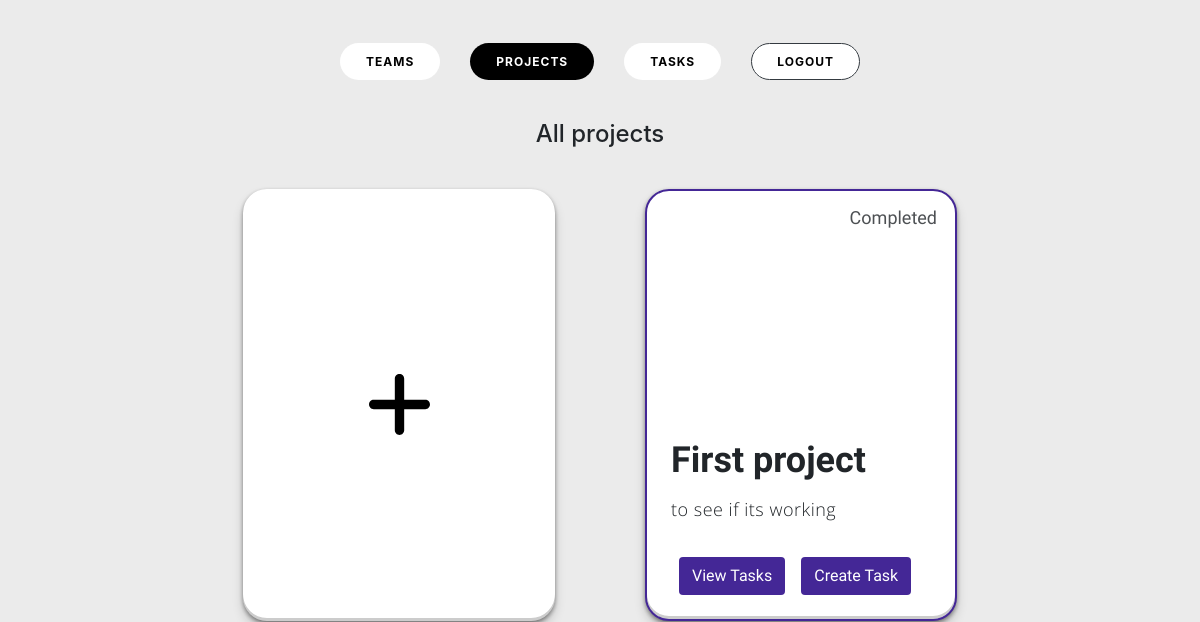
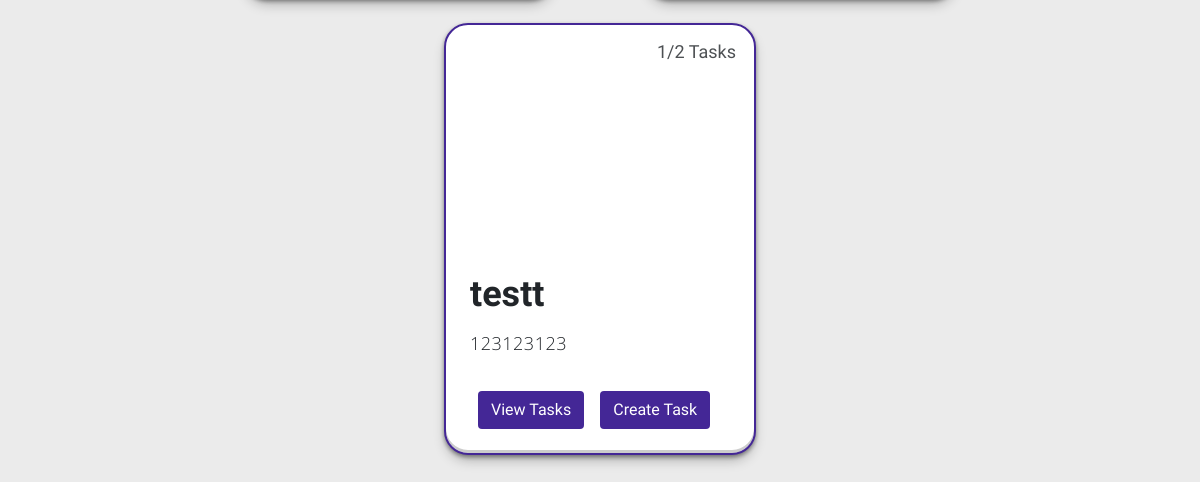
Page / (signed in) on the earlier database version (2 pictures, top to bottom).
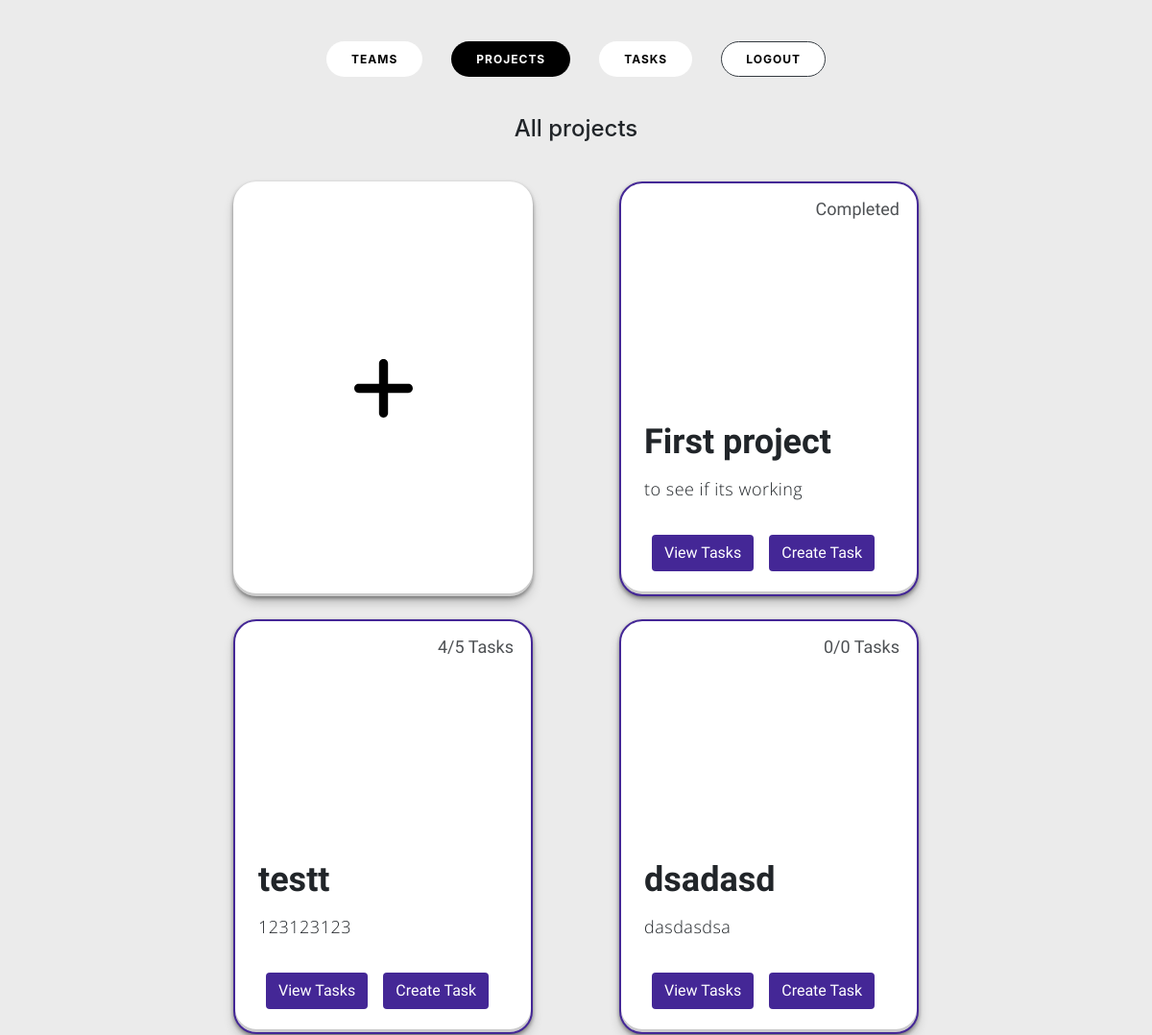
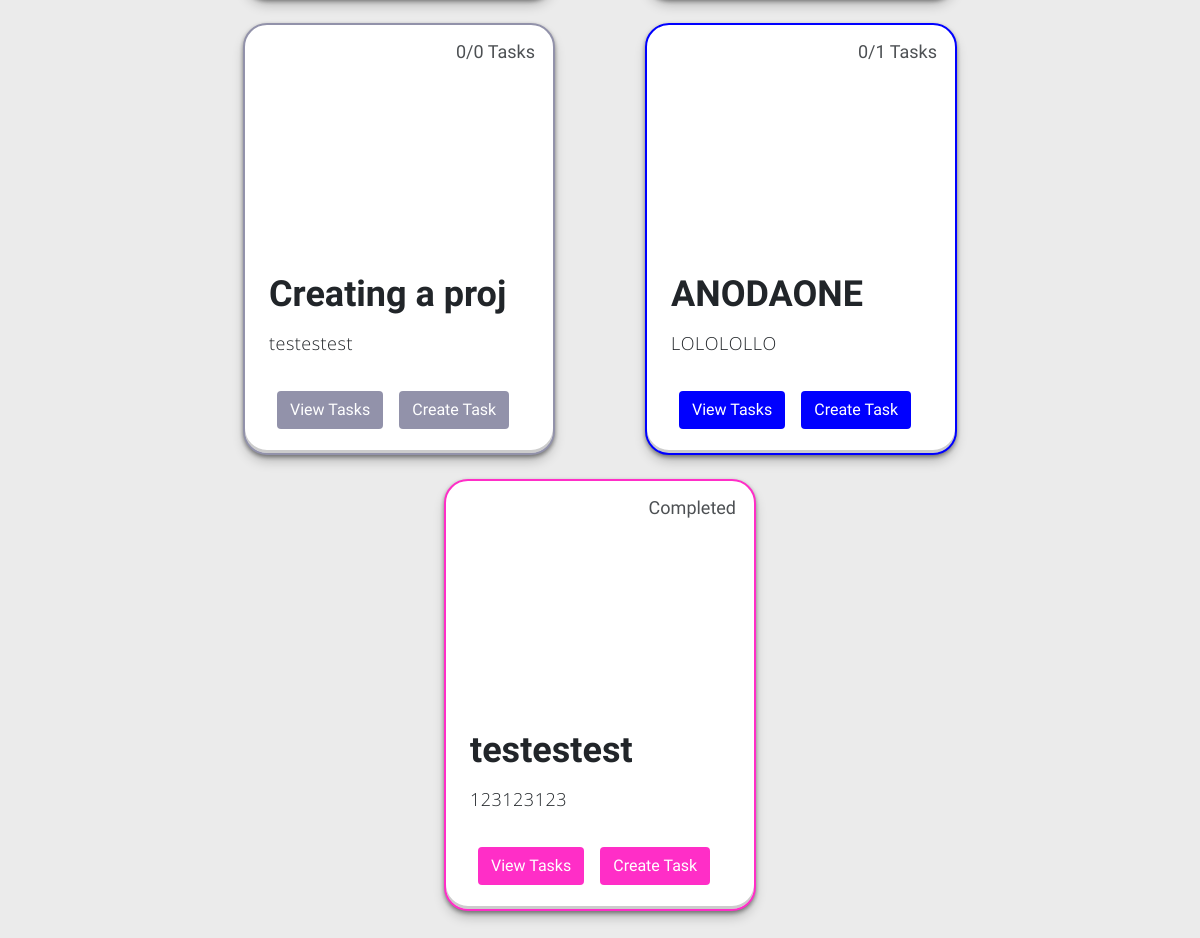
Same page on the later database version (2 pictures, top to bottom).
### network/models.py (models this page shows, shortened)
class Project(models.Model):
    name = models.CharField(max_length=255)
    objective = models.TextField()
    team = models.ForeignKey(Team, on_delete=models.CASCADE)
    members = models.ManyToManyField(User, related_name='projects', default=None, null=True,)
    color = models.CharField(max_length=7, default=None, null=True, blank=True)
    is_completed = models.BooleanField(default=False)
    def completed_tasks_count(self):
        return self.task_set.filter(is_completed=True).count()

### network/views.py (the view)
# urls.py: path("", views.index, name="index"),
def index(request):
    projects = request.user.projects.all()
    message= "All projects"
    context = {
        'projects': projects,
        'message':message
    }
    return render(request, "network/index.html", context)

### network/templates/network/index.html (shortened to what this page needs)
{% extends "network/layout.html" %}
{% block body %}
<h4 class="text-center pb-3">{{ message }}</h4>
<section class="cards-wrapper row pt-3 pb-5 px-5  w-75">
    <div class="card-grid-space col pb-4">
        <a class="project_card m-auto white_bg" href="{% url 'create_project'%}">
        </a>
    </div>
    {% for project in projects %}
    <div class="card-grid-space col pb-4">
        <a class="project_card m-auto project_{{ project.id }}" style="border-color: {{ project.color }}; border-width: 2px;">
            <div>
                <h1>{{ project.name }}</h1>
                <p>{{ project.objective }}</p>
                {% if project.is_completed %}
                    <div class="date">Completed</div>
                {% else %}
                    <div class="date">{{ project.completed_tasks_count }}/{{ project.task_set.all.count }} Tasks</div>
                {% endif %}
                <div class="tags">
                    <div class="btn task_button text-white mx-2" style="background-color: {{ project.color }}"; onclick="viewTasks({{project.id}})">View Tasks</div>
                    <div class="btn task_button text-white mx-2" style="background-color: {{ project.color }}"; onclick="createTask({{project.id}})">Create Task</div>
                </div>
            </div>
        </a>
    </div>
    {% endfor %}
</section>
{% endblock %}

### network/templates/network/layout.html (shortened to what this page needs)
{% load static %}
<!DOCTYPE html>
<html lang="en">
    <head>
        <link rel="stylesheet" href="https://stackpath.bootstrapcdn.com/bootstrap/4.4.1/css/bootstrap.min.css">
        <link rel='stylesheet' href='https://cdnjs.cloudflare.com/ajax/libs/font-awesome/5.14.0/css/all.min.css'><link rel="stylesheet" href="./style.css">
        <link href="{% static 'network/css/style.css' %}" rel="stylesheet">
        <link href="{% static 'network/css/login.css' %}" rel="stylesheet">
        <link href="{% static 'network/css/tasks.css' %}" rel="stylesheet">
        <link href="{% static 'network/css/teams.css' %}" rel="stylesheet">
        <link href="{% static 'network/css/create_project.css' %}" rel="stylesheet">
        <link href="{% static 'network/css/create_team.css' %}" rel="stylesheet">
        <link href="{% static 'network/css/create_task.css' %}" rel="stylesheet">
    </head>
    <body>
        <nav class="navbar navbar-expand-lg py-5">
                <ul class="navbar-nav m-auto">
                    {% if user.is_authenticated %}
                    <div class="row">
                        <li class="col nav-item">
                            <a class="nav_link button_header {% if request.path == '/teams' %}active{% endif %}" href="{% url 'teams' %}">Teams</a>
                        </li>
                        <li class="col nav-item">
                            <a class="nav_link button_header {% if request.path == '/' %}active{% endif %}" href="{% url 'index' %}">Projects</a>
                        </li>
                        <li class="col nav-item">
                            <a class="nav_link button_header {% if request.path == '/tasks/' %}active{% endif %}" href="{% url 'tasks' %}">Tasks</a>
                        </li>
                        <li class="col nav-item">
                            <a class="nav_link button_header border-dark" href="{% url 'logout' %}">Logout</a>
                        </li>
                    </div>
                    {% endif %}
                </ul>
        </nav>
        {% block body %}
        {% endblock %}
    </body>
</html>

### network/static/network/css/style.css (style rules this page uses)
:root { --color: #f10404; --transition-time: 0.5s; }
* { box-sizing: border-box; }
body { margin: 0; min-height: 100vh; font-family: 'Open Sans'; background: #ebebeb; }
a { color: inherit; }
.active { background-color: black; color: white; }
.cards-wrapper { margin: 0 auto; overflow-x: scroll; height: 80vh; }
.project_card { font-family: 'Heebo'; --bg-filter-opacity: 0.5; background-color: white; height: 18em; width: 13em; font-size: 1.5em; color: white; border-radius: 1em; padding: 1em; display: flex; align-items: flex-end; background-size: cover; background-position: center; transition: all, var(--transition-time); box-shadow: rgba(0, 0, 0, 0.4) 0px 2px 4px, rgba(0, 0, 0, 0.3) 0px 7px 13px -3px, rgba(0, 0, 0, 0.2) 0px -3px 0px inset; position: relative; overflow: hidden; border: 10px solid #fafafa; text-decoration: none; }
.project_card.white_bg { background-color: white; border: none; }
.project_card.white_bg:after { background-color: white; }
.project_card h1 { margin: 0; font-size: 1.5em; line-height: 1.2em; }
.project_card p { font-size: 0.75em; font-family: 'Open Sans'; margin-top: 0.5em; line-height: 2em; }
.project_card .tags { display: flex; }
.project_card .date { position: absolute; top: 0; right: 0; font-size: 0.75em; padding: 1em; line-height: 1em; opacity: .8; }
.project_card:before, .project_card:after { content: ''; transform: scale(0); transform-origin: top left; border-radius: 50%; position: absolute; left: -50%; top: -50%; z-index: -5; transition: all, var(--transition-time); transition-timing-function: ease-in-out; }
.project_card:before { background: #030f79; width: 250%; height: 250%; }
.project_card:after { background: white; width: 200%; height: 200%; }
.project_card.white_bg:before { background: #000000; width: 250%; height: 250%; }
.project_card.white_bg:after { background: white; width: 200%; height: 200%; }
.project_card.white_bg:before, .project_card.white_bg:after { content: ''; transform: scale(0); transform-origin: top left; border-radius: 50%; position: absolute; left: -50%; top: -50%; z-index: -5; transition: all, var(--transition-time); transition-timing-function: ease-in-out; }
@media screen and (max-width: 1285px) { .cards-wrapper { grid-template-columns: 1fr 1fr; } }

### network/static/network/css/login.css (style rules this page uses)
h1 { font-weight: bold; margin: 0; }
p { font-size: 14px; font-weight: 100; line-height: 20px; letter-spacing: 0.5px; margin: 20px 0 30px; }
a { color: #333; font-size: 14px; text-decoration: none; margin: 15px 0; }
.button_header { border-radius: 20px; border: 1px solid transparent; background-color: #ffffff; color: #000000; font-size: 12px; font-weight: bold; padding: 10px 25px; letter-spacing: 1px; text-transform: uppercase; transition: transform 80ms ease-in; }

### network/static/network/css/tasks.css (style rules this page uses)
* { margin: 0; padding: 0; box-sizing: border-box; }
body { font-family: -apple-system, BlinkMacSystemFont, "Segoe UI", Roboto, Helvetica, Arial, sans-serif, "Apple Color Emoji", "Segoe UI Emoji", "Segoe UI Symbol"; }

### network/static/network/css/teams.css (style rules this page uses)
* { box-sizing: border-box; }

### network/templates/network/layout.html (style rules this page uses)
.active { background-color: black; color: white; }

Differences in the rows shown:
computed for Project "testt": completed_tasks_count "1" → "4"; task_set.all.count "2" → "5"
added Project: name "dsadasd", objective "dasdasdsa", completed_tasks_count "0", task_set.all.count "0"
added Project: name "Creating a proj", objective "testestest", completed_tasks_count "0", task_set.all.count "0", color "#9292aa" (drawn)
added Project: name "ANODAONE", objective "LOLOLOLLO", completed_tasks_count "0", task_set.all.count "1", color "#0000ff" (drawn)
added Project: name "testestest", objective "123123123", is_completed "Completed", color "#ff2ec7" (drawn)
